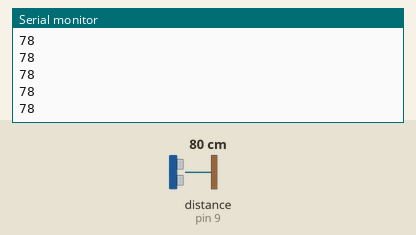
Bench run of a sketch on a simulated Arduino Uno, built with avr-gcc and run on an emulated ATmega328P. Shown: the last lines printed to the serial monitor. Wiring (inferred from the names in the program): ultrasonic range finder: trigger pin 8; echo pin 9. The test bench sets the inputs (shaded band); at power-on: distance to the obstacle (sensor on pin 9) 80 cm. The echo pulse lasts 58.3 µs per cm.

Above: at 1.2 s.
1.3 s: distance to the obstacle (sensor on pin 9) set to 2 cm
At 2.4 s:
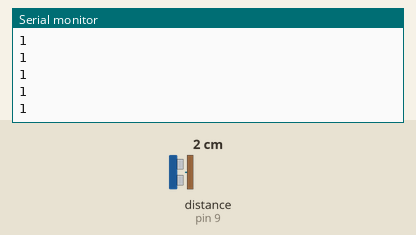
2.8 s: distance to the obstacle (sensor on pin 9) set to 4 cm
At 3.9 s:
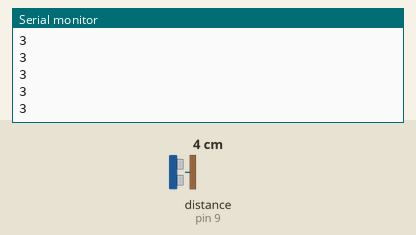
Timing chart, 0 to 5.8 s (numbered marks = the images above; inputs shaded):
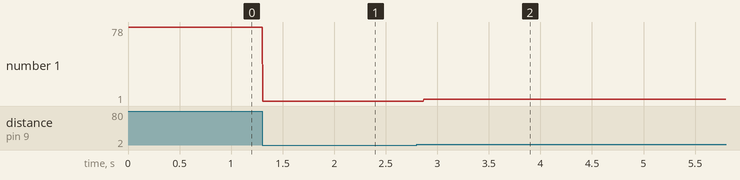

Measured:
- after the input at 1.3 s, the serial monitor: prints a new line at once (image 1)
- after the input at 2.8 s, the serial monitor: prints a new line after 0.07 s (image 2)
- plotted number 1: 78 → 1 after the input at 1.3 s, 1 → 3 after the input at 2.8 s

The sketch:

toy_distance_detect.ino
```cpp
#define trigPin 8
#define echoPin 9
// #include <time.h>
long duration;
int distance;
long s, e, s1, e1, s2, e2;
String pack;

void setup()
{
  pinMode(trigPin, OUTPUT);
  pinMode(echoPin, INPUT);
  Serial.begin(9600);
}

void loop()
{
  digitalWrite(trigPin, LOW);
  delayMicroseconds(2);
  digitalWrite(trigPin, HIGH);
  delayMicroseconds(10);
  digitalWrite(trigPin, LOW);
  delayMicroseconds(2);

  duration = pulseIn(echoPin, HIGH);
  distance = duration * 0.034 / 2;
  Serial.println(distance);
}
```
